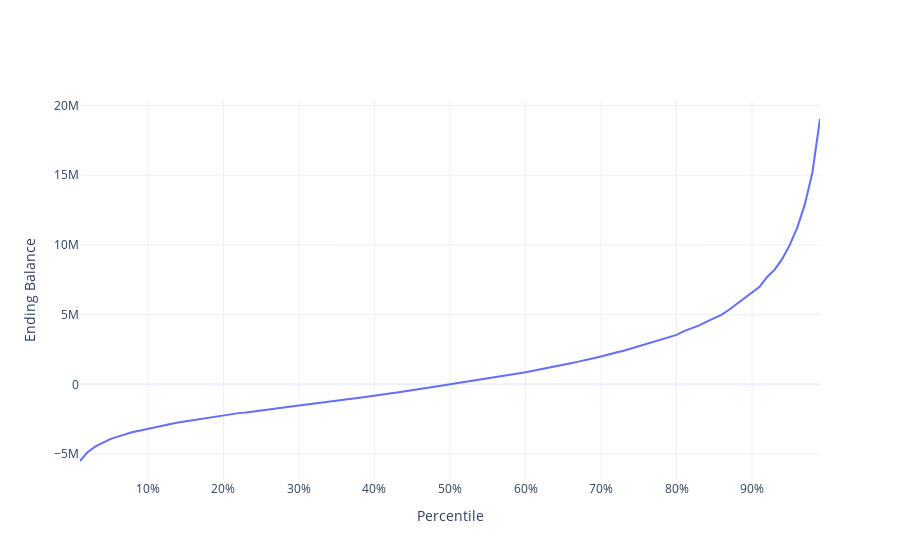

Notebook code cell kept with this figure:
### Markdown cell above
# FIGURE 2

### Code cell
grid = [i / 100 for i in range(1, 100)]
pcts = BT.quantile(grid).to_numpy()
trace = go.Scatter(
    x=grid,
    y=pcts,
    mode="lines",
    hovertemplate="%{x:.0%} percentile=%{y:,.0f}<extra></extra>"
)
fig = go.Figure(trace)
fig.update_layout(
    xaxis_title="Percentile",
    yaxis_title="Ending Balance",
    xaxis_tickformat=".0%",
    template="plotly_white",
)
fig.show()
